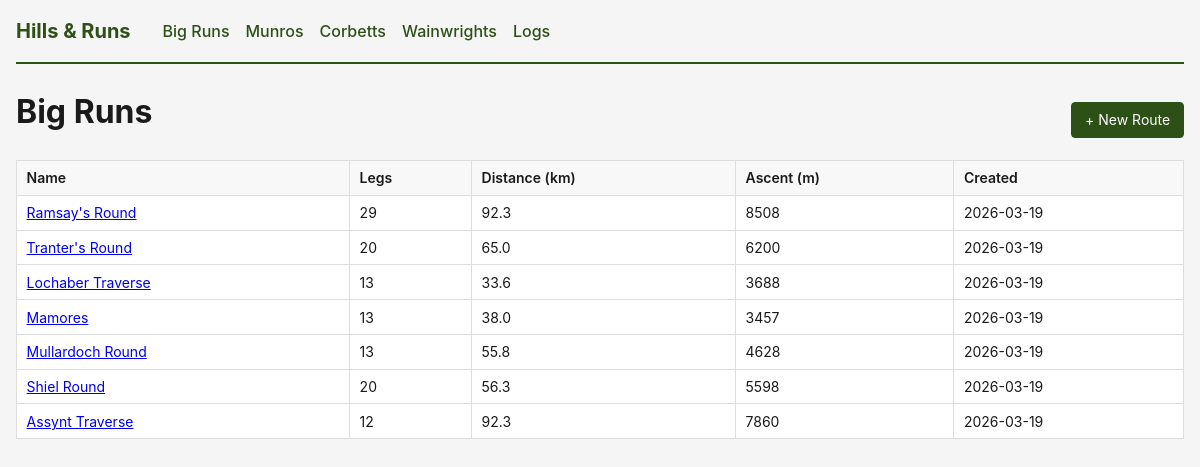
The page /bigruns/ on the database its author committed.
### walks/models.py (models this page shows)
class Route(db.Model):
    __tablename__ = 'routes'
    id = db.Column(db.Integer, primary_key=True)
    name = db.Column(db.Text, nullable=False)
    latitude = db.Column(db.Float, default=56.8)
    longitude = db.Column(db.Float, default=-5.1)
    start_time = db.Column(db.Text, default='06:00')
    start_date = db.Column(db.Text, default='2026-06-01')
    notes = db.Column(db.Text, default='')
    created_at = db.Column(db.DateTime, server_default=func.now())
    legs = db.relationship('Leg', backref='route', cascade='all, delete-orphan',
                           order_by='Leg.leg_num')
    pace_tiers = db.relationship('PaceTier', backref='route', cascade='all, delete-orphan')
    time_overrides = db.relationship('TimeOverride', backref='route', cascade='all, delete-orphan')
    attempts = db.relationship('Attempt', backref='route', cascade='all, delete-orphan',
                               order_by='Attempt.date.desc()')

### walks/routes.py (the view)
@bp.route('/')
def route_list() -> str:
    routes = (
        db.session.query(
            Route,
            func.count(Leg.id).label('leg_count'),
            func.coalesce(func.sum(Leg.distance_km), 0).label('total_distance'),
            func.coalesce(func.sum(Leg.ascent_m), 0).label('total_ascent'),
            func.coalesce(func.sum(Leg.descent_m), 0).label('total_descent'),
        )
        .outerjoin(Leg)
        .group_by(Route.id)
        .order_by(Route.created_at.desc())
        .all()
    )
    route_rows = []
    for route, leg_count, total_distance, total_ascent, total_descent in routes:
        route_rows.append({
            'id': route.id,
            'name': route.name,
            'latitude': route.latitude,
            'longitude': route.longitude,
            'start_time': route.start_time,
            'start_date': route.start_date,
            'created_at': route.created_at,
            'leg_count': leg_count,
            'total_distance': total_distance,
            'total_ascent': total_ascent,
            'total_descent': total_descent,
        })
    return render_template('walks/list.html', routes=route_rows)

### walks/templates/walks/list.html (shortened to what this page needs)
{% extends "base.html" %}
{% block content %}
<div class="page-header">
    <h1>Big Runs</h1>
    <a href="{{ url_for('walks.route_new') }}" class="btn btn-primary">+ New Route</a>
</div>
{% if routes %}
<table>
    <thead>
        <tr>
            <th>Name</th>
            <th>Legs</th>
            <th>Distance (km)</th>
            <th>Ascent (m)</th>
            <th>Created</th>
        </tr>
    </thead>
    <tbody>
        {% for r in routes %}
        <tr>
            <td><a href="{{ url_for('walks.route_detail', route_id=r.id) }}">{{ r.name }}</a></td>
            <td>{{ r.leg_count }}</td>
            <td>{{ '%.1f' | format(r.total_distance) }}</td>
            <td>{{ '%.0f' | format(r.total_ascent) }}</td>
            <td>{{ r.created_at.strftime('%Y-%m-%d') if r.created_at else '' }}</td>
        </tr>
        {% endfor %}
    </tbody>
</table>
{% else %}
<p>No routes yet. <a href="{{ url_for('walks.route_new') }}">Create one</a>.</p>
{% endif %}
{% endblock %}

### static/style.css (style rules this page uses)
* { box-sizing: border-box; margin: 0; padding: 0; }
body { font-family: -apple-system, BlinkMacSystemFont, "Segoe UI", Roboto, sans-serif; line-height: 1.5; color: #1a1a1a; background: #f5f5f5; max-width: 1200px; margin: 0 auto; padding: 0 1rem; }
h1 { margin-bottom: 1rem; color: #1a1a1a; }
.page-header { display: flex; justify-content: space-between; align-items: center; flex-wrap: wrap; gap: 1rem; }
.btn { display: inline-flex; align-items: center; justify-content: center; height: 2.25rem; padding: 0 0.8rem; border: 1px solid #ccc; border-radius: 4px; background: #fff; color: #333; text-decoration: none; font-size: 0.875rem; font-family: inherit; line-height: 1; cursor: pointer; }
.btn-primary { background: #2d5016; color: #fff; border-color: #2d5016; }
table { width: 100%; border-collapse: collapse; background: #fff; margin: 0.5rem 0; }
th, td { padding: 0.4rem 0.6rem; border: 1px solid #ddd; text-align: left; font-size: 0.875rem; }
th { background: #f8f8f8; font-weight: 600; white-space: nowrap; }

### rows shown on the page
Route: name "Ramsay's Round", leg_count "29", total_distance "92.3", total_ascent "8508", created_at "2026-03-19"
Route: name "Tranter's Round", leg_count "20", total_distance "65.0", total_ascent "6200", created_at "2026-03-19"
Route: name "Lochaber Traverse", leg_count "13", total_distance "33.6", total_ascent "3688", created_at "2026-03-19"
Route: name "Mamores", leg_count "13", total_distance "38.0", total_ascent "3457", created_at "2026-03-19"
Route: name "Mullardoch Round", leg_count "13", total_distance "55.8", total_ascent "4628", created_at "2026-03-19"
Route: name "Shiel Round", leg_count "20", total_distance "56.3", total_ascent "5598", created_at "2026-03-19"
Route: name "Assynt Traverse", leg_count "12", total_distance "92.3", total_ascent "7860", created_at "2026-03-19"
